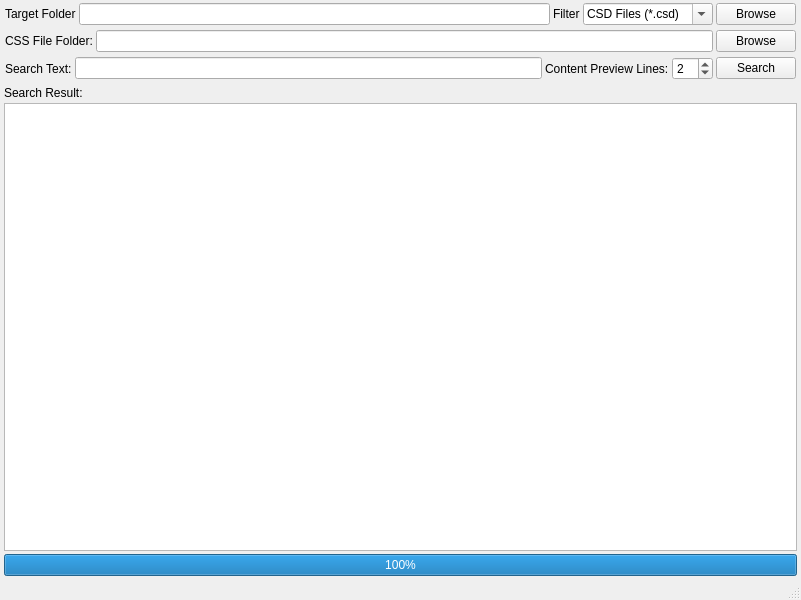
<?xml version="1.0" encoding="UTF-8"?>
<ui version="4.0">
 <class>Main_Window</class>
 <widget class="QMainWindow" name="Main_Window">
  <property name="geometry">
   <rect>
    <x>0</x>
    <y>0</y>
    <width>801</width>
    <height>600</height>
   </rect>
  </property>
  <property name="windowTitle">
   <string>global_reference_search_v_1_0_by_Yves</string>
  </property>
  <property name="windowIcon">
   <iconset>
    <normaloff>GUI/pixil-frame-0.png</normaloff>GUI/pixil-frame-0.png</iconset>
  </property>
  <widget class="QWidget" name="centralwidget">
   <layout class="QVBoxLayout" name="verticalLayout_3" stretch="0,1">
    <property name="spacing">
     <number>3</number>
    </property>
    <property name="leftMargin">
     <number>3</number>
    </property>
    <property name="topMargin">
     <number>1</number>
    </property>
    <property name="rightMargin">
     <number>3</number>
    </property>
    <property name="bottomMargin">
     <number>1</number>
    </property>
    <item>
     <widget class="QWidget" name="widget_search_setting" native="true">
      <layout class="QVBoxLayout" name="verticalLayout">
       <property name="spacing">
        <number>3</number>
       </property>
       <property name="margin">
        <number>1</number>
       </property>
       <item>
        <widget class="QWidget" name="widget_file_select" native="true">
         <layout class="QHBoxLayout" name="horizontalLayout" stretch="0,1,0,0,0">
          <property name="spacing">
           <number>3</number>
          </property>
          <property name="margin">
           <number>1</number>
          </property>
          <item>
           <widget class="QLabel" name="label_select_folder">
            <property name="text">
             <string>Target Folder</string>
            </property>
           </widget>
          </item>
          <item>
           <widget class="QLineEdit" name="lineEdit_folder_path"/>
          </item>
          <item>
           <widget class="QLabel" name="label_search_file_format">
            <property name="text">
             <string>Filter</string>
            </property>
           </widget>
          </item>
          <item>
           <widget class="QComboBox" name="comboBox_extend_name">
            <property name="minimumSize">
             <size>
              <width>130</width>
              <height>0</height>
             </size>
            </property>
            <property name="editable">
             <bool>true</bool>
            </property>
            <item>
             <property name="text">
              <string>CSD Files (*.csd)</string>
             </property>
            </item>
            <item>
             <property name="text">
              <string>All Files (*.*)</string>
             </property>
            </item>
           </widget>
          </item>
          <item>
           <widget class="QPushButton" name="button_select_folder">
            <property name="text">
             <string>Browse</string>
            </property>
           </widget>
          </item>
         </layout>
        </widget>
       </item>
       <item>
        <widget class="QWidget" name="widget_ccs_file_select" native="true">
         <property name="enabled">
          <bool>true</bool>
         </property>
         <layout class="QHBoxLayout" name="horizontalLayout_3">
          <property name="spacing">
           <number>3</number>
          </property>
          <property name="margin">
           <number>1</number>
          </property>
          <item>
           <widget class="QLabel" name="label_ccs_file_folder">
            <property name="text">
             <string>CSS File Folder:</string>
            </property>
           </widget>
          </item>
          <item>
           <widget class="QLineEdit" name="lineEdit_ccs_file_folder"/>
          </item>
          <item>
           <widget class="QPushButton" name="button_select_ccs_file_folder">
            <property name="text">
             <string>Browse</string>
            </property>
           </widget>
          </item>
         </layout>
        </widget>
       </item>
       <item>
        <widget class="QWidget" name="widget_target_setting" native="true">
         <layout class="QHBoxLayout" name="horizontalLayout_2" stretch="0,1,0,0,0">
          <property name="spacing">
           <number>3</number>
          </property>
          <property name="margin">
           <number>1</number>
          </property>
          <item>
           <widget class="QLabel" name="label_search_content">
            <property name="text">
             <string>Search Text:</string>
            </property>
           </widget>
          </item>
          <item>
           <widget class="QLineEdit" name="lineEdit_search_content"/>
          </item>
          <item>
           <widget class="QLabel" name="label_browse_line">
            <property name="text">
             <string>Content Preview Lines:</string>
            </property>
           </widget>
          </item>
          <item>
           <widget class="QSpinBox" name="spinBox_browse_line">
            <property name="value">
             <number>2</number>
            </property>
           </widget>
          </item>
          <item>
           <widget class="QPushButton" name="button_search">
            <property name="text">
             <string>Search</string>
            </property>
           </widget>
          </item>
         </layout>
        </widget>
       </item>
      </layout>
     </widget>
    </item>
    <item>
     <widget class="QWidget" name="widget_search_result" native="true">
      <layout class="QVBoxLayout" name="verticalLayout_2" stretch="0,0,0">
       <property name="spacing">
        <number>3</number>
       </property>
       <property name="margin">
        <number>1</number>
       </property>
       <item>
        <widget class="QLabel" name="label_search_result">
         <property name="text">
          <string>Search Result:</string>
         </property>
        </widget>
       </item>
       <item>
        <widget class="QTreeWidget" name="treeWidget_search_result">
         <property name="styleSheet">
          <string notr="true"/>
         </property>
         <property name="uniformRowHeights">
          <bool>true</bool>
         </property>
         <attribute name="headerVisible">
          <bool>false</bool>
         </attribute>
         <column>
          <property name="text">
           <string notr="true">1</string>
          </property>
         </column>
        </widget>
       </item>
       <item>
        <widget class="QProgressBar" name="progress_bar">
         <property name="maximum">
          <number>1</number>
         </property>
         <property name="value">
          <number>1</number>
         </property>
        </widget>
       </item>
      </layout>
     </widget>
    </item>
   </layout>
  </widget>
  <widget class="QStatusBar" name="statusbar"/>
 </widget>
 <resources/>
 <connections/>
</ui>
